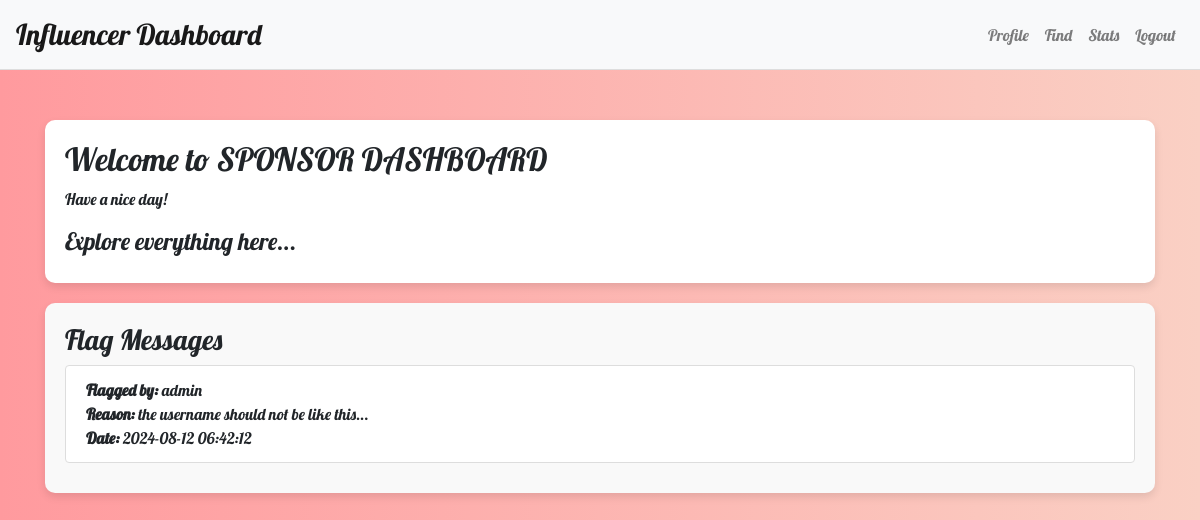
Page /influencer_dashboard (signed in) on the committed database.
### models.py (models this page shows, shortened)
class Flag(db.Model):
    id = db.Column(db.Integer, primary_key=True)
    flagged_by_id = db.Column(db.Integer, db.ForeignKey('user.id'), nullable=False)
    flagged_by = db.relationship('User', foreign_keys=[flagged_by_id], backref='flags')
    flagged_user_id = db.Column(db.Integer, db.ForeignKey('user.id'), nullable=True)
    flagged_user = db.relationship('User', foreign_keys=[flagged_user_id], backref='flagged_by')
    flagged_campaign_id = db.Column(db.Integer, db.ForeignKey('campaign.id'), nullable=True)
    flagged_campaign = db.relationship('Campaign', backref='flags')
    reason = db.Column(db.Text, nullable=False)
    timestamp = db.Column(db.DateTime, default=db.func.current_timestamp())

class User(db.Model, UserMixin):
    id = db.Column(db.Integer, primary_key=True)
    username = db.Column(db.String(80), unique=True, nullable=False)
    email = db.Column(db.String(120), unique=True, nullable=False)
    role = db.Column(db.String(20), nullable=False)
    password = db.Column(db.String(200), nullable=False)
    is_admin = db.Column(db.Boolean, default=False)
    profile_pic = db.Column(db.String(120), nullable=True)
    category = db.Column(db.String(100), nullable=True)
    platform = db.Column(db.String(100), nullable=True)
    campaigns = db.relationship('Campaign', backref='user', lazy=True)
    followers = db.Column(db.Integer, default=0)
    rating = db.Column(db.Integer, default=0)
    mobile = db.Column(db.String(15), unique=True, nullable=True)
    target = db.Column(db.Integer, default=0)
    languages = db.Column(db.String(255), nullable=True)
    content_style = db.Column(db.String(100), nullable=True)

### app.py (the view)
@app.route('/influencer_dashboard', methods=['GET', 'POST'])
def influencer_dashboard():
    if 'username' in session:
        user = User.query.filter_by(username=session['username'], role='influencer').first()
        if user:
            flag_messages = Flag.query.filter(
                (Flag.flagged_user_id == user.id) |
                (Flag.flagged_campaign.has(user_id=user.id))
            ).all()
            return render_template('influencer_dashboard.html', user=user, flag_messages=flag_messages)
        else:
            return "Influencer not found", 404
    else:
        return "Unauthorized", 401

### templates/influencer_dashboard.html (shortened to what this page needs)
<!DOCTYPE html>
<html lang="en">
<head>
    <link rel="stylesheet" href="https://stackpath.bootstrapcdn.com/bootstrap/4.5.2/css/bootstrap.min.css">
</head>
<body>
    <nav class="navbar navbar-expand-lg navbar-light bg-light">
        <a class="navbar-brand" href="#">Influencer Dashboard</a>
        <div class="collapse navbar-collapse" id="navbarNav">
            <ul class="navbar-nav ml-auto">
                <li class="nav-item">
                    <a class="nav-link" href="{{ url_for('profile') }}" id="profile-link">Profile</a>
                </li>
                <li class="nav-item">
                    <a class="nav-link" href="{{ url_for('find_campaigns') }}" id="find-link">Find</a>
                </li>
                <li class="nav-item">
                    <a class="nav-link" href="{{ url_for('stats') }}" id="stats-link">Stats</a>
                </li>
                <li class="nav-item">
                    <a class="nav-link" href="{{ url_for('logout') }}" id="logout-link">Logout</a>
                </li>
            </ul>
        </div>
    </nav>
    <div class="container">
        <div id="profile-section" class="dashboard-section">
            <h2>Welcome to SPONSOR DASHBOARD</h2>
            <p>Have a nice day!</p>
            <h4>Explore everything here...</h4>
        </div>
    <div id="messages-section" class="dashboard-section">
        <h3>Flag Messages</h3>
        {% if flag_messages %}
            <ul class="list-group">
                {% for message in flag_messages %}
                    <li class="list-group-item">
                        <strong>Flagged by: </strong>{{ message.flagged_by.username }}<br>
                        <strong>Reason: </strong>{{ message.reason }}<br>
                        <strong>Date: </strong>{{ message.timestamp.strftime('%Y-%m-%d %H:%M:%S') }}
                    </li>
                {% endfor %}
            </ul>
        {% else %}
            <p>No flag messages available.</p>
        {% endif %}
    </div>
    </div>
</body>
</html>

### templates/influencer_dashboard.html (style rules this page uses)
body { font-family: 'Lobster', cursive; background: linear-gradient(to right, #ff9a9e, #fad0c4); margin: 0; display: flex; flex-direction: column; min-height: 100vh; }
.navbar { margin-bottom: 30px; background-color: #e3f2fd; border-bottom: 1px solid #ddd; }
.navbar-brand { font-size: 1.8rem; color: #ff0095; }
.nav-link { color: #4d10f3; font-weight: 500; transition: color 0.3s ease; }
.dashboard-section { margin-top: 20px; padding: 20px; border-radius: 10px; background-color: #ffffff; box-shadow: 0 4px 8px rgba(0,0,0,0.1); }
#messages-section { margin-top: 20px; padding: 20px; border-radius: 10px; background-color: #f9f9f9; box-shadow: 0 4px 8px rgba(0,0,0,0.1); }
.list-group-item { font-size: 1rem; background-color: #fff; border: 1px solid #ddd; border-radius: 5px; margin-bottom: 10px; }

### rows in the picture
Flag: flagged_by.username "admin", reason "the username should not be like this...", timestamp "2024-08-12 06:42:12"
